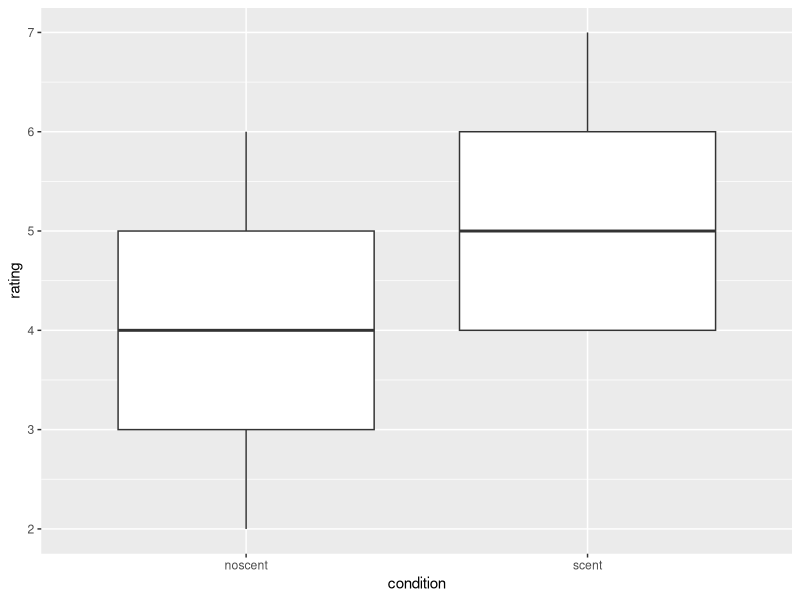
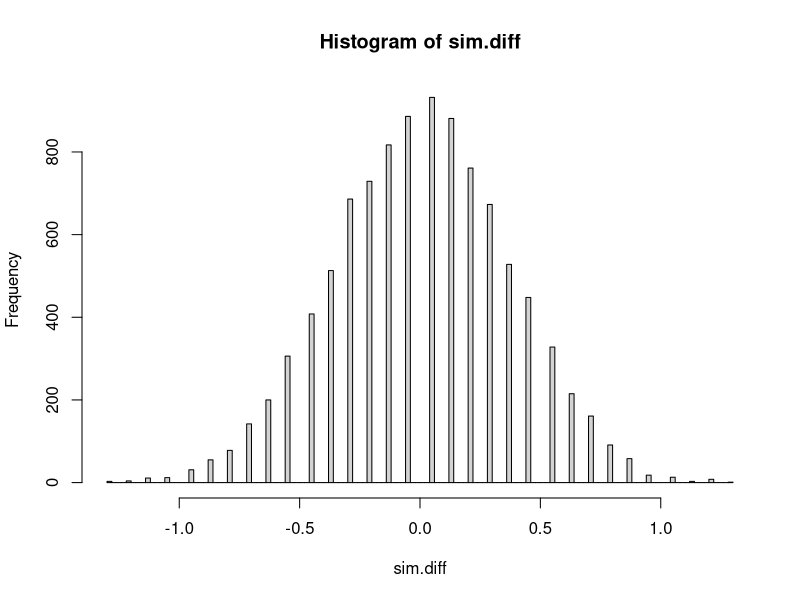

Recreate these plots in R, in order.
## ---- chunk 1
knitr::opts_chunk$set(echo = TRUE)
library(tidyverse)
odor = read.table(file = "OdorRatings.txt",
                  header = T)
## ---- chunk 2
odor %>% ggplot(aes(x = condition, y = rating)) +
  geom_boxplot()
## ---- chunk 3
odor = odor %>% mutate(mean1 = mean(rating))


odor = odor %>% mutate(residuals1 = rating - mean1)

#The standard error of this model is the 
#standard deviation of the residuals

#standard error 
SE = odor %>% summarise(sum(residuals1^2)/47)

#Sum of Squares Total (SST)
SST = odor %>% summarise(sum(residuals1^2))

#Shortcut
model1 = lm(rating ~ 1, data = odor)
summary(model1)

## ---- chunk 4
#calculate means for each group
odor = odor %>% group_by(condition) %>% 
  mutate(mean2 = mean(rating))
odor = odor %>% group_by()

#residuals
odor = odor %>% mutate(residuals2 = rating - mean2)

#standard error
SE2 = odor %>% summarise(sqrt(sum((rating - mean2)^2)/46))

#Sums of Squared Error (SSE)
SSE2 = odor %>% summarise(sum((rating - mean2)^2))

SSModel = SST - SSE2

#Shortcut
model2 = lm(rating ~ condition, data = odor)
summary(model2)
anova(model2)

## ---- chunk 5
sim.diff = c()
m = 10000 #number of simulations
for(i in 1:m){
  sim.dat = odor %>% mutate(sim.condition = 
                              sample(condition))
  sim.scent = sim.dat %>% filter(sim.condition == "scent")
  sim.noscent = sim.dat %>% filter(sim.condition == "noscent")
  sim.diff[i] = mean(sim.scent$rating) - mean(sim.noscent$rating)
}
hist(sim.diff, breaks = 100)

sum(sim.diff > 1.3)/m

